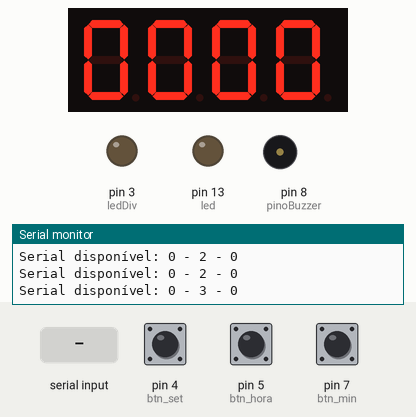
The program below on a simulated Arduino Pro Mini, built with avr-gcc and run on an emulated ATmega328P. Parts: 4-digit seven-segment display, output pins drawn as LEDs (lit = HIGH), buzzer (waves = sounding, pin HIGH), the last lines printed to the serial monitor. Wiring (inferred from the names in the program): 4-digit 7-segment display, segments lit when HIGH: segments A0, A1, A2, A3, A4, A5, pin 2; digit selects pin 6, pin 9, pin 10, pin 11. Inputs (shaded band) come from the test bench; at power-on: pin 4 (btn_set) HIGH, pin 5 (btn_hora) HIGH, pin 7 (btn_min) HIGH. The segment pins are drawn as the display they are named for; pins used as bus, display or sensor lines are not drawn.

Above: at 3.1 s.
At 3.7 s:
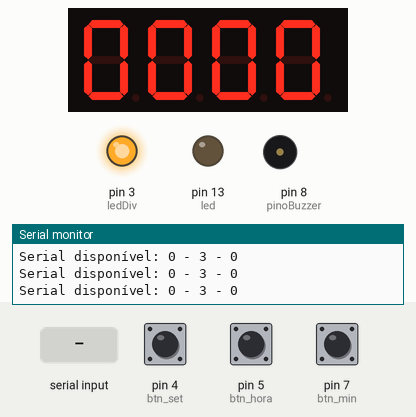
3.8 s: byte 120 received over Serial
At 4.5 s:
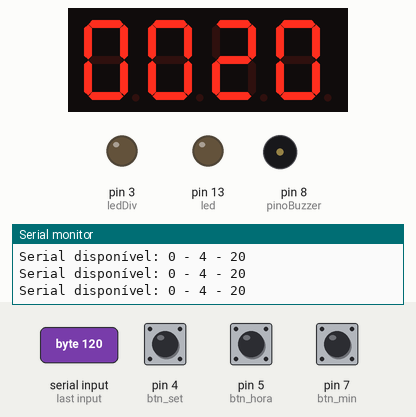
5.3 s: pin 4 (btn_set) pulled LOW for 3.2 s
9.1 s: pin 4 (btn_set) pulled LOW for 0.15 s
12.2 s: pin 4 (btn_set) pulsed LOW 5 times (0.12 s each, 0.3 s apart)
16.7 s: pin 4 (btn_set) pulled LOW for 1 s
18.3 s: pin 4 (btn_set) pulsed LOW 2 times (0.12 s each, 0.3 s apart)
Timing chart, 0 to 22.9 s (numbered marks = the images above; inputs shaded):
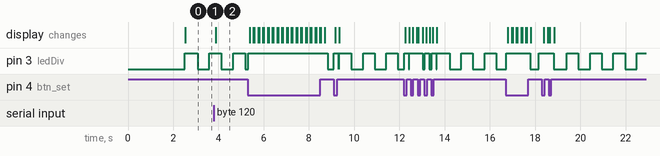

The program:

main.cpp
```cpp
#include <Arduino.h>
// http://www.hobbytronics.co.uk/tutorials-code/arduino-tutorials/arduino-4digit-7segment
// http://www.thecustomgeek.com/files/_4_Seg_LED_Clock_2.pde
// Buzzer code https://blogmasterwalkershop.com.br/arduino/como-usar-com-arduino-buzzer-5v-ativo/

#define DISPLAY_BRIGHTNESS  500
#define DIGIT_ON  LOW
#define DIGIT_OFF  HIGH
#define SEGMENT_ON  HIGH
#define SEGMENT_OFF LOW

bool btn_set_va;
bool btn_hor_va; // botão para setar a hora
bool btn_min_va; // botão para setar a hora

int horas_max = 23;
int horas = 0;
int horas_alt = 0;
int min_max = 59;
int minutos = 0;
int min_alt = 0;
int minutos_decorridos = 0;
int segundos = 0;
unsigned long prevtime;

int oscila = 0;

int digit1 = 6; //PWM Display pin 1
int digit2 = 9; //PWM Display pin 2
int digit3 = 10; //PWM Display pin 6
int digit4 = 11; //PWM Display pin 8

//Pin mapping from Arduino to the ATmega DIP28 if you need it
//http://www.arduino.cc/en/Hacking/PinMapping
int segA = A0; //Display pin 14
int segB = A1; //Display pin 16
int segC = A2; //Display pin 13
int segD = A3; //Display pin 3
int segE = A4; //Display pin 5
int segF = A5; //Display pin 11
int segG = 2; //Display pin 15

int ledDiv = 3; // Pontos de divisão Hora Minutos
int led = 13;

int btn_set = 4; // botão para setar a hora
int btn_hora = 5; // botão para setar a hora
int btn_min = 7; // botão para setar a hora

const int pinoBuzzer = 8; //PINO DIGITAL UTILIZADO PELO BUZZER

int contador = 0; //VARIÁVEL DO TIPO INTEIRA
int comp_horas = 0;

int dados_recebidos; // variável que receberá os dados da porta Serial
int hora_recebida = 0;
int minutos_recebidos = 0;

int valor_para_display = 0;

// ---------------------------------------------------------------
void setup() {

  Serial.begin(9600);
  delay(2500);

  pinMode(segA, OUTPUT);
  pinMode(segB, OUTPUT);
  pinMode(segC, OUTPUT);
  pinMode(segD, OUTPUT);
  pinMode(segE, OUTPUT);
  pinMode(segF, OUTPUT);
  pinMode(segG, OUTPUT);
  pinMode(ledDiv, OUTPUT);

  pinMode(digit1, OUTPUT);
  pinMode(digit2, OUTPUT);
  pinMode(digit3, OUTPUT);
  pinMode(digit4, OUTPUT);

  pinMode(led, OUTPUT);
  pinMode(pinoBuzzer, OUTPUT); //DEFINE O PINO COMO SAÍDA

  pinMode(btn_set, INPUT);
  pinMode(btn_hora, INPUT);
  pinMode(btn_min, INPUT);

}
//
// SUB ROTINAS --------------------------------------------------------
// temporização sem usar delay()

// Oscilação ---------------------------------------------------
/*
void oscilador(int tempo){
  digitalWrite(ledDiv, DIGIT_ON);
  delay(tempo / 2);
  digitalWrite(ledDiv, DIGIT_OFF);
  delay(tempo / 2);
}
*/

//
void lightNumber(int numberToDisplay) {
  switch (numberToDisplay){

  case 0:
    digitalWrite(segA, SEGMENT_ON);
    digitalWrite(segB, SEGMENT_ON);
    digitalWrite(segC, SEGMENT_ON);
    digitalWrite(segD, SEGMENT_ON);
    digitalWrite(segE, SEGMENT_ON);
    digitalWrite(segF, SEGMENT_ON);
    digitalWrite(segG, SEGMENT_OFF);
    break;

  case 1:
    digitalWrite(segA, SEGMENT_OFF);
    digitalWrite(segB, SEGMENT_ON);
    digitalWrite(segC, SEGMENT_ON);
    digitalWrite(segD, SEGMENT_OFF);
    digitalWrite(segE, SEGMENT_OFF);
    digitalWrite(segF, SEGMENT_OFF);
    digitalWrite(segG, SEGMENT_OFF);
    break;

  case 2:
    digitalWrite(segA, SEGMENT_ON);
    digitalWrite(segB, SEGMENT_ON);
    digitalWrite(segC, SEGMENT_OFF);
    digitalWrite(segD, SEGMENT_ON);
    digitalWrite(segE, SEGMENT_ON);
    digitalWrite(segF, SEGMENT_OFF);
    digitalWrite(segG, SEGMENT_ON);
    break;

  case 3:
    digitalWrite(segA, SEGMENT_ON);
    digitalWrite(segB, SEGMENT_ON);
    digitalWrite(segC, SEGMENT_ON);
    digitalWrite(segD, SEGMENT_ON);
    digitalWrite(segE, SEGMENT_OFF);
    digitalWrite(segF, SEGMENT_OFF);
    digitalWrite(segG, SEGMENT_ON);
    break;

  case 4:
    digitalWrite(segA, SEGMENT_OFF);
    digitalWrite(segB, SEGMENT_ON);
    digitalWrite(segC, SEGMENT_ON);
    digitalWrite(segD, SEGMENT_OFF);
    digitalWrite(segE, SEGMENT_OFF);
    digitalWrite(segF, SEGMENT_ON);
    digitalWrite(segG, SEGMENT_ON);
    break;

  case 5:
    digitalWrite(segA, SEGMENT_ON);
    digitalWrite(segB, SEGMENT_OFF);
    digitalWrite(segC, SEGMENT_ON);
    digitalWrite(segD, SEGMENT_ON);
    digitalWrite(segE, SEGMENT_OFF);
    digitalWrite(segF, SEGMENT_ON);
    digitalWrite(segG, SEGMENT_ON);
    break;

  case 6:
    digitalWrite(segA, SEGMENT_ON);
    digitalWrite(segB, SEGMENT_OFF);
    digitalWrite(segC, SEGMENT_ON);
    digitalWrite(segD, SEGMENT_ON);
    digitalWrite(segE, SEGMENT_ON);
    digitalWrite(segF, SEGMENT_ON);
    digitalWrite(segG, SEGMENT_ON);
    break;

  case 7:
    digitalWrite(segA, SEGMENT_ON);
    digitalWrite(segB, SEGMENT_ON);
    digitalWrite(segC, SEGMENT_ON);
    digitalWrite(segD, SEGMENT_OFF);
    digitalWrite(segE, SEGMENT_OFF);
    digitalWrite(segF, SEGMENT_OFF);
    digitalWrite(segG, SEGMENT_OFF);
    break;

  case 8:
    digitalWrite(segA, SEGMENT_ON);
    digitalWrite(segB, SEGMENT_ON);
    digitalWrite(segC, SEGMENT_ON);
    digitalWrite(segD, SEGMENT_ON);
    digitalWrite(segE, SEGMENT_ON);
    digitalWrite(segF, SEGMENT_ON);
    digitalWrite(segG, SEGMENT_ON);
    break;

  case 9:
    digitalWrite(segA, SEGMENT_ON);
    digitalWrite(segB, SEGMENT_ON);
    digitalWrite(segC, SEGMENT_ON);
    digitalWrite(segD, SEGMENT_ON);
    digitalWrite(segE, SEGMENT_OFF);
    digitalWrite(segF, SEGMENT_ON);
    digitalWrite(segG, SEGMENT_ON);
    break;

  case 10:
    digitalWrite(segA, SEGMENT_OFF);
    digitalWrite(segB, SEGMENT_OFF);
    digitalWrite(segC, SEGMENT_OFF);
    digitalWrite(segD, SEGMENT_OFF);
    digitalWrite(segE, SEGMENT_OFF);
    digitalWrite(segF, SEGMENT_OFF);
    digitalWrite(segG, SEGMENT_OFF);
    break;
  }
}

void displayNumber(int toDisplay) {
  long beginTime = millis();

  for(int digit = 4 ; digit > 0 ; digit--) {

    //Turn on a digit for a short amount of time
    switch(digit) {
    case 1:
      digitalWrite(digit1, DIGIT_ON);
      break;
    case 2:
      digitalWrite(digit2, DIGIT_ON);
      break;
    case 3:
      digitalWrite(digit3, DIGIT_ON);
      break;
    case 4:
      digitalWrite(digit4, DIGIT_ON);
      break;
    }

    //Turn on the right segments for this digit
    lightNumber(toDisplay % 10);
    toDisplay /= 10;

    delayMicroseconds(DISPLAY_BRIGHTNESS);
    //Display digit for fraction of a second (1us to 5000us, 500 is pretty good)

    //Turn off all segments
    lightNumber(10);

    //Turn off all digits
    digitalWrite(digit1, DIGIT_OFF);
    digitalWrite(digit2, DIGIT_OFF);
    digitalWrite(digit3, DIGIT_OFF);
    digitalWrite(digit4, DIGIT_OFF);

  }

  while( (millis() - beginTime) < 10) ;
  //Wait for 20ms to pass before we paint the display again
}


//
// FIM - SUB ROTINAS --------------------------------------------------------
void loop() {

  unsigned long time = millis() - (minutos_decorridos * 60000);

  segundos = (time / 1000);
  Serial.print("Serial disponível: ");
  Serial.print(Serial.available());
  Serial.print(" - ");
  Serial.print(segundos);
  Serial.print(" - ");
  Serial.println(valor_para_display);

  if (Serial.available()) {

    dados_recebidos = Serial.read();

    if (dados_recebidos != -1){

      if (dados_recebidos < 24){
        hora_recebida = dados_recebidos;
      } else if(dados_recebidos >= 100){
        minutos_recebidos = dados_recebidos - 100;
      }
      // Serial.print("Horário: ");
      // Serial.print(hora_recebida);
      // Serial.print(":");
      // Serial.println(minutos_recebidos);
    }
    if (hora_recebida != horas){
      horas = hora_recebida;
    }
    if (minutos_recebidos != minutos){
      minutos = minutos_recebidos;
    }
    valor_para_display = (hora_recebida * 100) + minutos_recebidos;

  }else{

    if (segundos > min_max) {
      segundos = 0;
      minutos++;
      minutos_decorridos++;
      if (minutos > min_max) {
        minutos = 0;
        horas++;
        if (horas > horas_max) {
          horas = 0;
        }
      }
    }

    valor_para_display = (horas * 100) + minutos;

    // botão alterar horário
    btn_set_va = digitalRead(btn_set); // hour set button
    if (btn_set_va == LOW){
      digitalWrite(ledDiv, HIGH);
      btn_hor_va = digitalRead(btn_hora); // hour set button
      if (btn_hor_va == LOW) {
        horas++;

        if (horas > horas_max) {
          horas = 0;
        }
      }
      btn_min_va = digitalRead(btn_min); // minute set button
      if (btn_min_va == LOW) {
        minutos++;
        if (minutos > min_max) {
          minutos = 0;
        }
      }
      delay(200);
    }
    else{ // if (btn_set_va == LOW){
      if (oscila == 1) {
        digitalWrite(ledDiv, HIGH);
      }
      else {
        digitalWrite(ledDiv, LOW);
      }
    }// if (btn_set_va == LOW){
  } // fim recebimento de dados

  displayNumber(valor_para_display);

  if (time - prevtime > 500) { // toggle a second flag to blink the colon
    prevtime = time;
    if (oscila == 1) {
      oscila = 0;
      return;
    }
    if (oscila == 0) {
      oscila = 1;
      return;
    }
  }
}// fim loop
```

Measured:
- after the input at 3.8 s, the display: changes after 0.08 s (image 2)
- by itself, pin 3 (ledDiv): alternates HIGH for 0.51 s and LOW for 0.51 s
